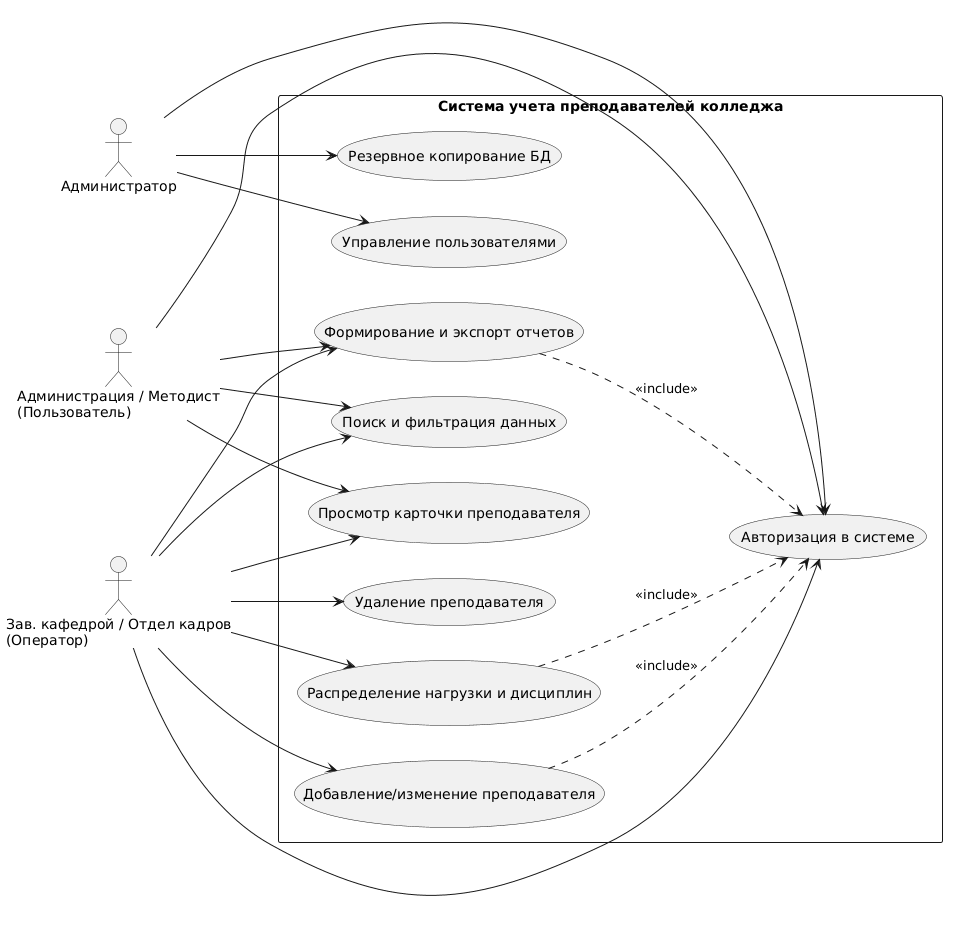
#> input picture titulni_list/img_20.png, 955 x 931 px
$ python inspect_crops.py
#> lines starting #> are read from the running program, lines starting #| are printed output that depends on the picture
# -*- coding: utf-8 -*-
from PIL import Image

# Let's inspect small crops of each image:
# In img_20: crop top-left, center, bottom-right
# Save as small images or analyze text
im20 = Image.open('img_20.png')
#> im20 is the input picture: PIL image 955x931 RGB; min 0, max 255, mean 247.8
im30 = Image.open('img_30.png')
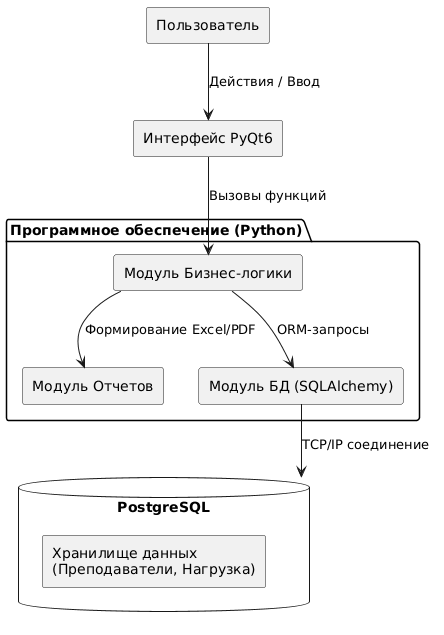
#> input picture titulni_list/img_30.png, 444 x 635 px
#> im30 is the input picture: PIL image 444x635 RGB; min 0, max 255, mean 242.9
im37 = Image.open('img_37.png')
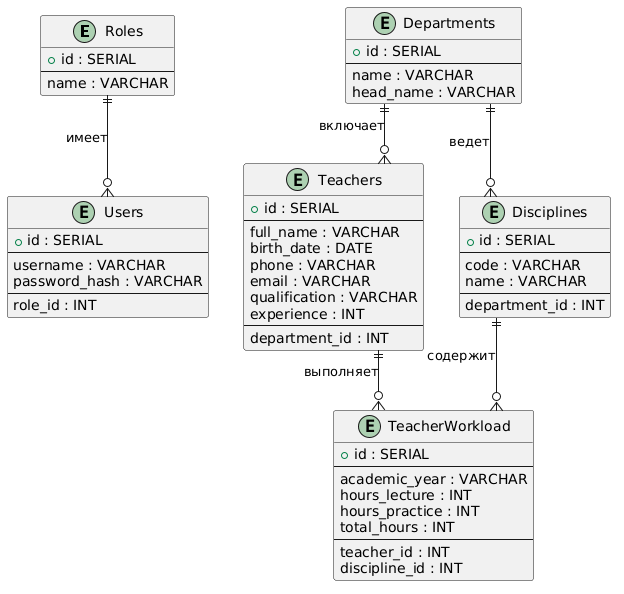
#> input picture titulni_list/img_37.png, 624 x 594 px
#> im37 is the input picture: PIL image 624x594 RGB; mean R, G, B 238.6, 238.8, 238.6
im43 = Image.open('img_43.png')
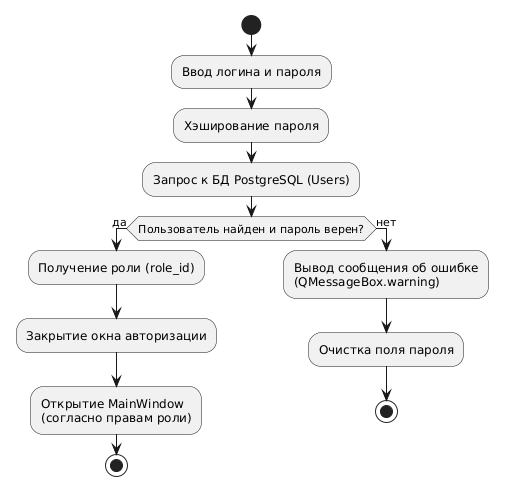
#> input picture titulni_list/img_43.png, 507 x 495 px
#> im43 is the input picture: PIL image 507x495 RGB; min 0, max 255, mean 244.6

print("im20 size:", im20.size)
#| im20 size: (955, 931)
print("im30 size:", im30.size)
#| im30 size: (444, 635)
print("im37 size:", im37.size)
#| im37 size: (624, 594)
print("im43 size:", im43.size)
#| im43 size: (507, 495)
